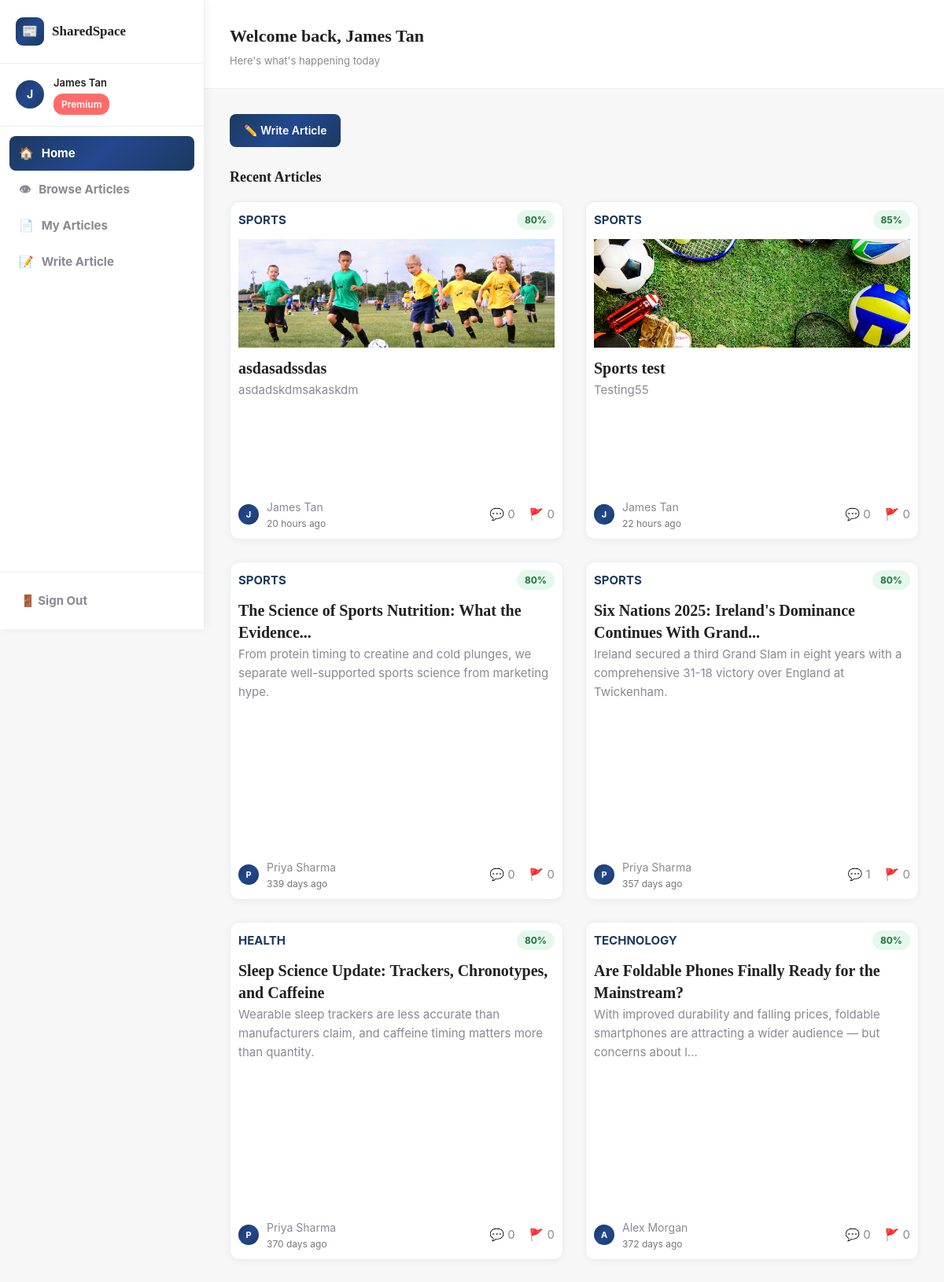
/dashboard.php (signed in), run on an earlier commit of the app's database.
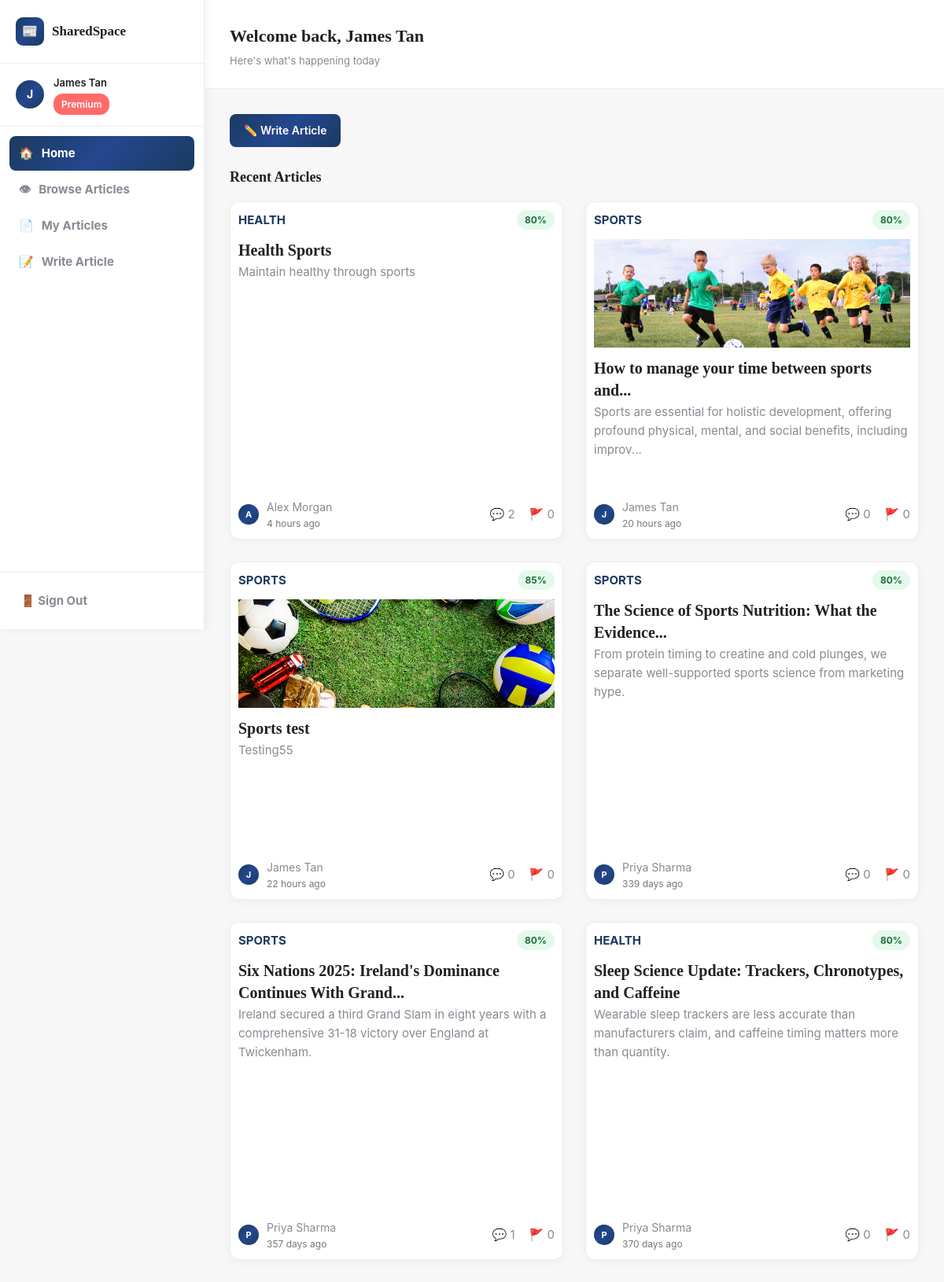
And on a later commit of the database.
### tables this page shows
CREATE TABLE `users` (
  `id` int(11) NOT NULL,
  `email` varchar(255) NOT NULL,
  `password` varchar(255) NOT NULL,
  `full_name` varchar(255) DEFAULT NULL,
  `bio` text DEFAULT NULL,
  `avatar_url` text DEFAULT NULL,
  `role` enum('free','premium','category_admin','system_admin','ai_trainer') NOT NULL DEFAULT 'free',
  `is_premium` tinyint(1) NOT NULL DEFAULT 0,
  `is_suspended` tinyint(1) NOT NULL DEFAULT 0,
  `created_at` datetime NOT NULL DEFAULT current_timestamp(),
  `updated_at` datetime NOT NULL DEFAULT current_timestamp() ON UPDATE current_timestamp()
);

CREATE TABLE `articles` (
  `id` int(11) NOT NULL,
  `title` varchar(500) NOT NULL,
  `excerpt` text NOT NULL,
  `content` longtext NOT NULL,
  `author_id` int(11) NOT NULL,
  `category_id` int(11) NOT NULL,
  `trust_score` tinyint(4) NOT NULL DEFAULT 80,
  `has_media` tinyint(1) NOT NULL DEFAULT 0,
  `image_path` varchar(255) DEFAULT NULL,
  `is_premium_only` tinyint(1) NOT NULL DEFAULT 0,
  `published_at` datetime NOT NULL DEFAULT current_timestamp(),
  `created_at` datetime NOT NULL DEFAULT current_timestamp(),
  `updated_at` datetime NOT NULL DEFAULT current_timestamp() ON UPDATE current_timestamp()
);

CREATE TABLE `categories` (
  `id` int(11) NOT NULL,
  `name` varchar(100) NOT NULL,
  `description` text DEFAULT NULL,
  `admin_user_id` int(11) DEFAULT NULL,
  `created_at` datetime NOT NULL DEFAULT current_timestamp()
);

### includes/entities/User.php (called while the page is built, shortened)
<?php
class User {
    public string $fullName;
    public function __construct(array $row) {
        $this->fullName    = $row['full_name'] ?? '';
        $this->role        = $row['role']       ?? 'free';
    }
    public function initial(): string {
        return strtoupper(mb_substr($this->fullName, 0, 1)) ?: '?';
    }
}

### includes/db.php (called while the page is built, shortened)
<?php
class DB {
    private static ?PDO $pdo = null;
    public static function get(): PDO {
        if (self::$pdo === null) {
            $dsn = sprintf('mysql:host=%s;port=%s;dbname=%s;charset=utf8mb4',
                DB_HOST, DB_PORT, DB_NAME);
            self::$pdo = new PDO($dsn, DB_USER, DB_PASS, [
                PDO::ATTR_ERRMODE            => PDO::ERRMODE_EXCEPTION,
                PDO::ATTR_DEFAULT_FETCH_MODE => PDO::FETCH_ASSOC,
                PDO::ATTR_EMULATE_PREPARES   => false,
            ]);
        }
        return self::$pdo;
    }
    public static function query(string $sql, array $params = []): array {
        $stmt = self::get()->prepare($sql);
        $stmt->execute($params);
        return $stmt->fetchAll();
    }
    public static function first(string $sql, array $params = []): ?array {
        $rows = self::query($sql, $params);
        return $rows[0] ?? null;
    }
}

### includes/controllers/AuthController.php (called while the page is built, shortened)
<?php
require_once __DIR__ . '/../entities/User.php';
class AuthController {
    public function currentUser(): ?User {
        static $cache = [];
        $id = $_SESSION['user_id'];
        if (!isset($cache[$id])) {
            $row        = DB::first('SELECT * FROM users WHERE id = ?', [$id]);
            $cache[$id] = $row ? new User($row) : null;
        }
        return $cache[$id];
    }
}

### includes/controllers/ArticleController.php (called while the page is built, shortened)
<?php
require_once __DIR__ . '/../entities/Article.php';
class ArticleController {
    public function getRecent(int $limit = 6): array {
        $rows = DB::query(
            'SELECT a.*, u.full_name AS author_name, c.name AS category_name
             FROM articles a
             JOIN users u ON u.id = a.author_id
             JOIN categories c ON c.id = a.category_id
             ORDER BY a.published_at DESC
             LIMIT ?',
            [$limit]
        );
        return array_map(fn($r) => new Article($r), $rows);
    }
 }

### includes/entities/Article.php (called while the page is built, shortened)
<?php
class Article {
    public string $authorName;
    public function __construct(array $row) {
        $this->id            = (int)$row['id'];
        $this->title         = $row['title'];
        $this->excerpt       = $row['excerpt'];
        $this->authorName    = $row['author_name']   ?? '';
        $this->categoryName  = $row['category_name'] ?? '';
        $this->trustScore    = (int)$row['trust_score'];
        $this->publishedAt   = $row['published_at'] ?? '';
        $this->imagePath = $row['image_path'] ?? null;
    }
    public function authorInitial(): string {
        return strtoupper(mb_substr($this->authorName, 0, 1)) ?: '?';
    }
}

### includes/textlimit.php (called while the page is built)
<?php
function limit_words($text, $limit) {
    $words = explode(" ", trim($text));
    if (count($words) > $limit) {
        $text = implode(" ", array_slice($words, 0, $limit)) . "...";
    }
    return $text;
}
?>

### includes/controllers/CommentController.php (called while the page is built, shortened)
<?php
class CommentController {
    public function countByArticle(int $articleId): int {
        return (int) DB::query(
            'SELECT COUNT(*) AS count
            FROM comments
            WHERE article_id = ?',
            [$articleId]
        )[0]['count'];
    }
}

### includes/layout.php (the view, shortened to what this page needs)
<?php
require_once __DIR__ . '/controllers/AuthController.php';
require_once __DIR__ . '/controllers/ArticleController.php';
require_once __DIR__ . '/controllers/CommentController.php';
require_once __DIR__ . '/textlimit.php';
function page_head(string $title): void { ?>
<!DOCTYPE html>
<html lang="en">
<head>
    <link rel="stylesheet" href="/public/css/app.css" />
</head>
<body>
<?php }
function page_foot(): void { ?>
</body>
</html>
<?php }
function sidebar(User $user): void {
    $path  = parse_url($_SERVER['REQUEST_URI'], PHP_URL_PATH);
    $links = [
        ['href' => '/dashboard.php',         'icon' => '🏠', 'label' => 'Home'],
        ['href' => '/pages/browse.php',      'icon' => '👁', 'label' => 'Browse Articles'],
        ['href' => '/pages/my-articles.php', 'icon' => '📄', 'label' => 'My Articles'],
        ['href' => '/pages/write.php',       'icon' => '📝', 'label' => 'Write Article'],
    ];
    ?>
<aside class="sidebar">
    <div class="sidebar-logo">
        <a href="/dashboard.php" class="logo-link">
            <div class="logo-icon">📰</div>
            <span class="logo-text">SharedSpace</span>
        </a>
    </div>
    <div class="sidebar-user">
        <div class="user-avatar"><?= htmlspecialchars($user->initial()) ?></div>
        <div class="user-info">
            <p class="user-name"><?= htmlspecialchars($user->fullName) ?></p>
             <?php if ($user->role === 'premium'): ?>
                <span class="role-badge premium">Premium</span>
            <?php else: ?>
            <span class="role-badge free">Free</span>
             <?php endif; ?>
        </div>
    </div>
    <nav class="sidebar-nav">
        <ul>
        <?php foreach ($links as $link): ?>
            <li>
                <a href="<?= $link['href'] ?>"
                   class="nav-link <?= $path === $link['href'] ? 'active' : '' ?>">
                    <span><?= $link['icon'] ?></span>
                    <?= htmlspecialchars($link['label']) ?>
                </a>
            </li>
        <?php endforeach; ?>
        </ul>
    </nav>
    <div class="sidebar-footer">
        <a href="/logout.php" class="nav-link logout">🚪 Sign Out</a>
    </div>
</aside>
<?php }
function dash_header(string $title, string $subtitle = ''): void { ?>
<header class="dash-header">
    <div>
        <h1 class="dash-title"><?= htmlspecialchars($title) ?></h1>
        <?php if ($subtitle): ?>
        <p class="dash-subtitle"><?= htmlspecialchars($subtitle) ?></p>
        <?php endif; ?>
    </div>
</header>
<?php }
    if ($err): ?><div class="alert alert-error"><?= htmlspecialchars($err) ?></div><?php endif;
    if ($ok):  ?><div class="alert alert-success"><?= htmlspecialchars($ok) ?></div><?php endif;
function trust_badge(int $score): string {
    $cls = $score >= 80 ? 'high' : ($score >= 60 ? 'mid' : 'low');
    return "<span class=\"trust-badge trust-{$cls}\">{$score}%</span>";
}
function relative_time(string $dateStr): string {
    $diff  = time() - strtotime($dateStr);
    $hours = (int)($diff / 3600);
    if ($hours < 24) return $hours . ' hour' . ($hours > 1 ? 's' : '') . ' ago';
    $days = (int)($hours / 24);
    return $days . ' day' . ($days > 1 ? 's' : '') . ' ago';
}
function article_card(Article $article, User $user): void {
    $url = '/pages/article.php?id=' . $article->id;
    $isPremiumUser = $user->role === 'premium';
    $hasImage = !empty($article->imagePath);
    $isPremiumArticle = $hasImage;
    $commentCtrl = new CommentController();
    $commentCount = $commentCtrl->countByArticle($article->id);
?>
<a href="<?= $url ?>" class="article-card-link">
<div class="article-card">
    <div class="card-top">
        <span class="category-tag"><?= htmlspecialchars($article->categoryName) ?></span>
        <?= trust_badge($article->trustScore) ?>
    </div>
    <?php if ($hasImage): ?>
    <div class="card-image">
        <img src="/public/<?= htmlspecialchars($article->imagePath) ?>">
    </div>
    <?php endif; ?>
    <h3 class="card-title">
        <?= htmlspecialchars(limit_words($article->title, 8)) ?>
    </h3>
<?php if ($isPremiumArticle && !$isPremiumUser): ?>
    <p class="card-excerpt">Upgrade to Premium to access this article...</p>
<?php else: ?>
    <p class="card-excerpt">
    <?php
    $excerpt = $article->excerpt;
    if (mb_strlen($excerpt, 'UTF-8') > 120) {
        echo htmlspecialchars(mb_substr($excerpt, 0, 120, 'UTF-8')) . '...';
    } else {
        echo htmlspecialchars($excerpt);
    }
    ?>
    </p>
<?php endif; ?>
    <div class="card-footer">
    <div class="footer-left">
        <div class="author-avatar">
            <?= htmlspecialchars($article->authorInitial()) ?>
        </div>
        <div class="author-info">
            <div class="author-name">
                <?= htmlspecialchars($article->authorName) ?>
            </div>
            <div class="card-time">
                <?= relative_time($article->publishedAt) ?>
            </div>
        </div>
    </div>
    <div class="footer-actions">
        <div class="meta-item">
            <span class="meta-icon">💬</span>
            <span class="meta-count"><?= $commentCount ?></span>
        </div>
        <div class="meta-item">
            <span class="meta-icon">🚩</span>
            <span class="meta-count">0</span>
        </div>
    </div>
</div>
</div>
</a>
<?php
}

### dashboard.php (shortened to what this page needs)
<?php
require_once __DIR__ . '/includes/layout.php';
require_once __DIR__ . '/includes/controllers/AuthController.php';
require_once __DIR__ . '/includes/controllers/ArticleController.php';
$auth        = new AuthController();
$articleCtrl = new ArticleController();
$auth->requireAuth();
$user = $auth->currentUser();
$recentArticles = $articleCtrl->getRecent(6);
page_head('Dashboard');
?>
<div class="dashboard-layout">
<?php sidebar($user); ?>
<main>
<?php dash_header('Welcome back, ' . htmlspecialchars($user->fullName), "Here's what's happening today"); ?>
<div class="page-content">
    <div class="flex gap-2 mb-6">
        <a href="/pages/write.php" class="btn btn-primary">✏️ Write Article</a>
    </div>
    <div class="mb-8">
        <h2 style="font-size:18px;font-weight:700;font-family:Georgia,serif;margin-bottom:16px">Recent Articles</h2>
        <?php if (empty($recentArticles)): ?>
            <p class="text-muted">No articles yet. <a href="/pages/write.php">Write the first one!</a></p>
        <?php else: ?>
        <div class="article-grid">
            <?php foreach ($recentArticles as $article):
                article_card($article, $user);
            endforeach; ?>
        </div>
        <?php endif; ?>
    </div>
</div>
</main>
</div>
<?php page_foot(); ?>

What changed in the data, as far as the page shows it:
no longer on this page (row unchanged): articles: category.name "TECHNOLOGY", trust_score "80", title "Are Foldable Phones Finally Ready for the Mainstream?", excerpt "With improved durability and falling prices, foldable smartphones are attracting a wider audience — but concerns about l", author.full_name "A", author.full_name "Alex Morgan", published_at "372 days ago", commentCount "0"
added articles: category.name "HEALTH", trust_score "80", title "Health Sports", excerpt "Maintain healthy through sports", author.full_name "A", author.full_name "Alex Morgan", published_at "4 hours ago", commentCount "2"
changed articles: title "asdasadssdas" → "How to manage your time between sports and..."; excerpt "asdadskdmsakaskdm" → "Sports are essential for holistic development, offering profound physical, mental, and social benefits, including improv"
